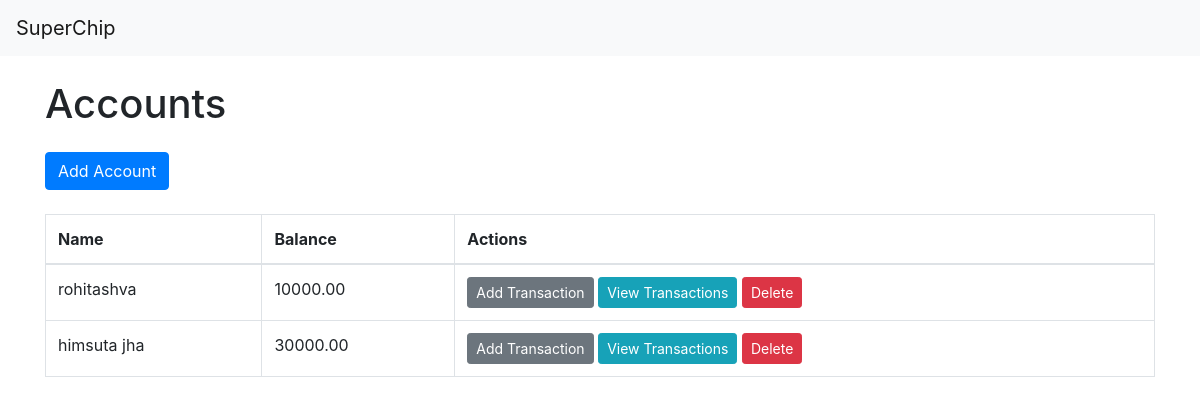
Before: / with the older database file.
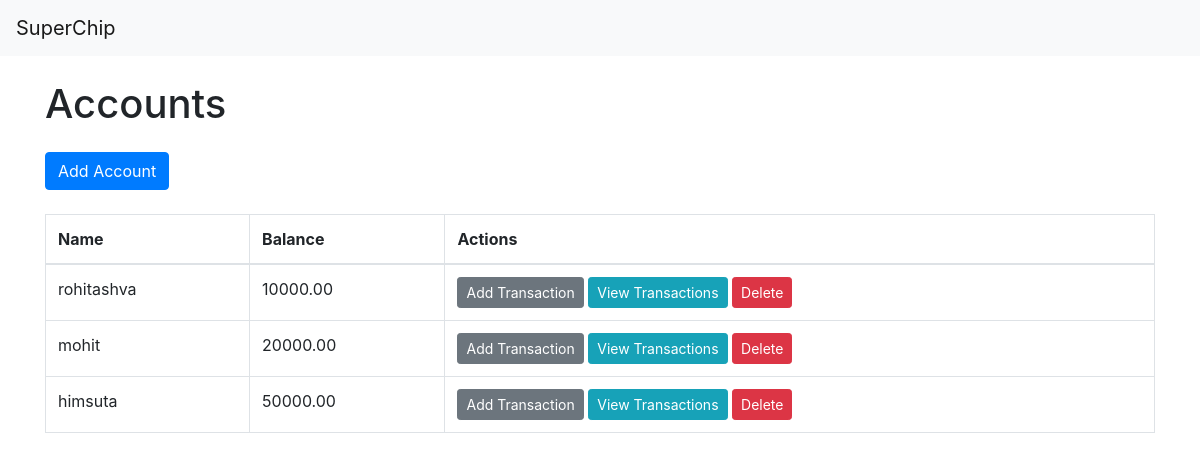
After: the same page with the newer database file.
### finance/models.py (models this page shows, shortened)
class Account(models.Model):
    name = models.CharField(max_length=100)
    balance = models.DecimalField(max_digits=10, decimal_places=2)

### finance/views.py (the view)
# urls.py: path('', views.index, name='index'),
def index(request):
    accounts = Account.objects.all()
    return render(request, 'finance/index.html', {'accounts': accounts})

### finance/templates/finance/index.html (shortened to what this page needs)
{% extends 'finance/base.html' %}
{% block content %}
<h1 class="mb-4">Accounts</h1>
<a href="{% url 'add_account' %}" class="btn btn-primary mb-4">Add Account</a>
<table class="table table-bordered">
    <thead>
        <tr>
            <th>Name</th>
            <th>Balance</th>
            <th>Actions</th>
        </tr>
    </thead>
    <tbody>
        {% for account in accounts %}
            <tr>
                <td>{{ account.name }}</td>
                <td>{{ account.balance }}</td>
                <td>
                    <a href="{% url 'add_transaction' account.id %}" class="btn btn-secondary btn-sm">Add Transaction</a>
                    <a href="{% url 'view_transactions' account.id %}" class="btn btn-info btn-sm">View Transactions</a>
                    <a href="{% url 'delete_account' account.id %}" class="btn btn-danger btn-sm">Delete</a>
                </td>
            </tr>
        {% endfor %}
    </tbody>
</table>
{% endblock %}

### finance/templates/finance/base.html (shortened to what this page needs)
<!DOCTYPE html>
<html>
<head>
    <link href="https://stackpath.bootstrapcdn.com/bootstrap/4.5.2/css/bootstrap.min.css" rel="stylesheet">
</head>
<body>
    <nav class="navbar navbar-expand-lg navbar-light bg-light">
        <a class="navbar-brand" href="{% url 'index' %}">SuperChip</a>
    </nav>
    <div class="container mt-4">
        {% block content %}{% endblock %}
    </div>
</body>
</html>

Changed rows visible on the page:
removed Account: name "himsuta jha", balance "30000.00"
added Account: name "mohit", balance "20000.00"
added Account: name "himsuta", balance "50000.00"
